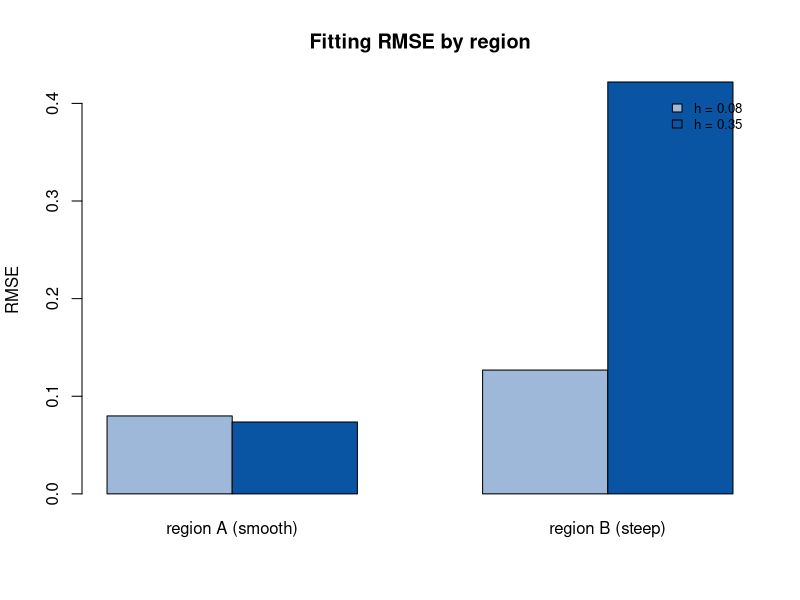

Source code (R):
## ---- chunk 1
set.seed(2026)
# 两个子区域：A 效应平缓（b 随 u 缓慢变化），B 效应剧烈（b 快速变化）
nA <- 100; nB <- 100
uA <- runif(nA, 0, 1); uB <- runif(nA, 0, 1)
xA <- rnorm(nA); xB <- rnorm(nB)
bA <- 1 + 0.5 * uA                 # 平缓变化
bB <- 1 + 4 * uB                   # 剧烈变化
yA <- bA * xA + rnorm(nA, sd = 0.3)
yB <- bB * xB + rnorm(nB, sd = 0.3)

# 局部加权（Gauss 核）拟合变系数，比较窗宽影响
gauss_w <- function(d, h) exp(-(d / h)^2)
local_fit <- function(u, x, y, u0, h) {
  w <- gauss_w(abs(u - u0), h)
  sum(w * x * y) / sum(w * x^2)
}
grid <- seq(0, 1, length.out = 40)
rmse_h <- function(h) {
  predA <- sapply(grid, function(u0) local_fit(uA, xA, yA, u0, h))
  predB <- sapply(grid, function(u0) local_fit(uB, xB, yB, u0, h))
  trueA <- 1 + 0.5 * grid; trueB <- 1 + 4 * grid
  c(A = sqrt(mean((predA - trueA)^2)), B = sqrt(mean((predB - trueB)^2)))
}
h_small <- rmse_h(0.08); h_large <- rmse_h(0.35)
## ---- chunk 2
tab <- rbind(small_h = h_small, large_h = h_large)
colnames(tab) <- c("region A (smooth)", "region B (steep)")
tab
barplot(tab, beside = TRUE, col = c("#9db8d9", "#0955a4"),
        main = "Fitting RMSE by region", ylab = "RMSE",
        legend.text = c("h = 0.08", "h = 0.35"),
        args.legend = list(bty = "n", cex = 0.8))
